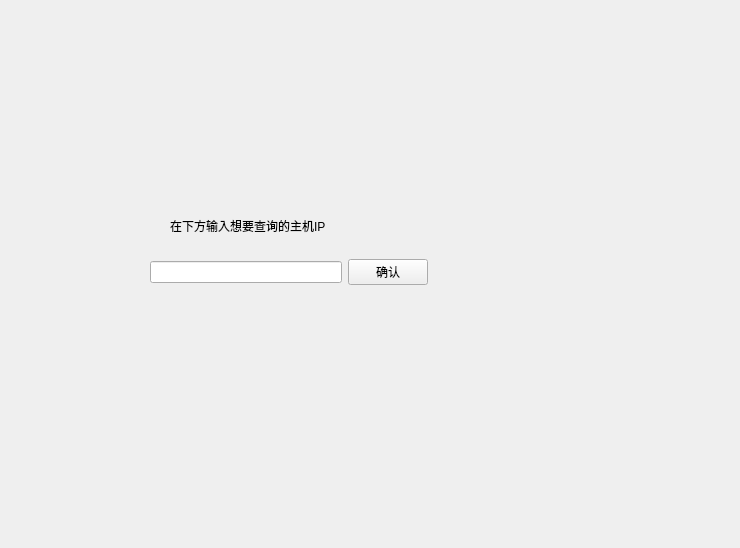
<?xml version="1.0" encoding="UTF-8"?>
<ui version="4.0">
 <class>Form</class>
 <widget class="QWidget" name="Form">
  <property name="geometry">
   <rect>
    <x>0</x>
    <y>0</y>
    <width>740</width>
    <height>548</height>
   </rect>
  </property>
  <property name="windowTitle">
   <string>Form</string>
  </property>
  <widget class="QLabel" name="label">
   <property name="geometry">
    <rect>
     <x>170</x>
     <y>210</y>
     <width>201</width>
     <height>31</height>
    </rect>
   </property>
   <property name="text">
    <string>在下方输入想要查询的主机IP</string>
   </property>
  </widget>
  <widget class="QWidget" name="layoutWidget">
   <property name="geometry">
    <rect>
     <x>150</x>
     <y>257</y>
     <width>278</width>
     <height>30</height>
    </rect>
   </property>
   <layout class="QHBoxLayout" name="horizontalLayout">
    <item>
     <widget class="QLineEdit" name="lineEdit"/>
    </item>
    <item>
     <widget class="QPushButton" name="pushButton">
      <property name="text">
       <string>确认</string>
      </property>
     </widget>
    </item>
   </layout>
  </widget>
 </widget>
 <resources/>
 <connections/>
</ui>
